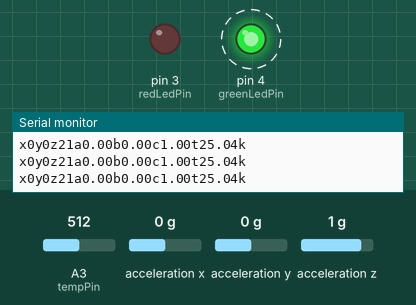
Recording of a sketch running on a simulated Arduino Uno, built with avr-gcc and run on an emulated ATmega328P. Shown: output pins drawn as LEDs (lit = HIGH), the last lines printed to the serial monitor. Dashed ring = blinking. The test bench sets the inputs (shaded band); at power-on: A3 (tempPin) = 512, acceleration x 0 g, acceleration y 0 g, acceleration z 1 g.

Above: at 1.2 s.
1.3 s: A3 (tempPin) set to 594
4.3 s: A3 (tempPin) set to 613
At 4.9 s:
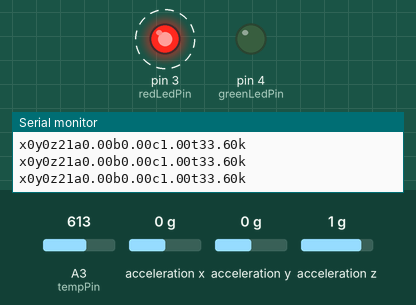
5.9 s: acceleration x set to -1.4 g
8.9 s: acceleration y set to -1.4 g
11.9 s: acceleration z set to -1.4 g
Timing chart, 0 to 15.9 s (numbered marks = the images above; inputs shaded):
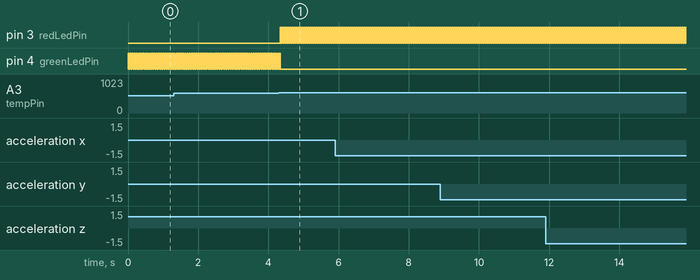

Measured:
- the behaviour switches between 606 and 607 on A3 (tempPin) (found by bisection; images 0 and 1)
- after the input at 4.3 s, pin 3 (redLedPin): alternates HIGH for 0.03 s and LOW for 0.03 s, starting at once; pin 4 (greenLedPin): goes on until 4.3 s, then stays LOW
- by itself, pin 4 (greenLedPin): alternates HIGH for 0.03 s and LOW for 0.03 s

The sketch:

MinneHack2.ino
```cpp
#include <Wire.h>
#include <math.h>
#include "MMA7660.h"
MMA7660 accelemeter;

const int tempPin = A3;
const int B = 4275;               // B value of the thermistor
const int R0 = 100000;            // R0 = 100k
const int redLedPin = 3;
const int greenLedPin = 4;


String readString;
String startstring;
int8_t x;
int8_t y;
int8_t z;
float ax, ay, az;
float temperature;
float R;
int a;

void setup()
{
  accelemeter.init();
  Serial.begin(9600);
  pinMode(tempPin, INPUT);
  pinMode(redLedPin, OUTPUT);
  pinMode(greenLedPin, OUTPUT);

}
void loop()
{
      accelemeter.getXYZ(&x, &y, &z);
      Serial.print("x");
      Serial.print(x);
      Serial.print("y");
      Serial.print(y);
      Serial.print("z");
      Serial.print(z);

      accelemeter.getAcceleration(&ax, &ay, &az);
      Serial.print("a");
      Serial.print(ax);
      Serial.print("b");
      Serial.print(ay);
      Serial.print("c");
      Serial.print(az);

      a = analogRead(tempPin);
      R = 1023.0 / a - 1.0;
      R = R0 * R;
      temperature = 1.0 / (log(R / R0) / B + 1 / 298.15) - 273.15; // convert to temperature via datasheet
      Serial.print("t");
      Serial.print(temperature);
      Serial.println("k");

      if(temperature>33.0) // 30 Celsius ->86 F //41 Cel -> 105.8
      {
        float exceed = temperature - 33.0;
        digitalWrite(redLedPin, HIGH);
        delay(15 - 2*exceed);
        digitalWrite(redLedPin, LOW);
        delay(30 - 2*exceed);
        digitalWrite(redLedPin, HIGH);
        delay(15 - 2*exceed);
        digitalWrite(redLedPin, LOW);
      }
      else{
      digitalWrite(greenLedPin, HIGH);
      delay(15);
      digitalWrite(greenLedPin, LOW);
      delay(30);
      digitalWrite(greenLedPin, HIGH);
      delay(15);
      digitalWrite(greenLedPin, LOW);
      }

}
```
